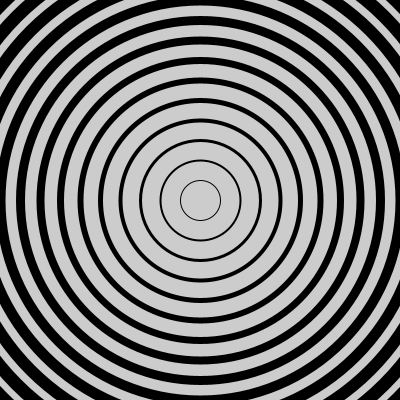
Frame 1 (no input)
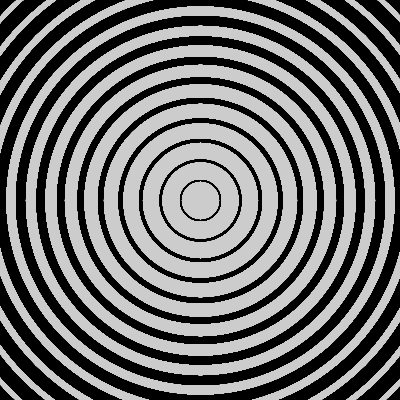
Frame 60 (the mouse pressed at the canvas centre just before this capture)
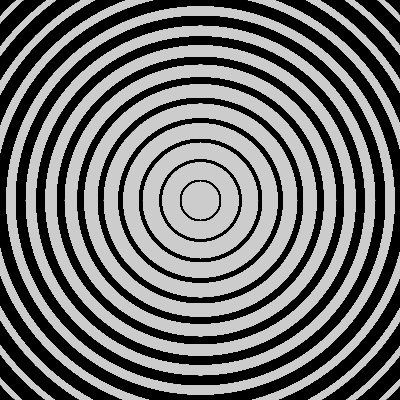
Frame 120 (the mouse held since frame 60 and released just before this capture)

The Processing sketch that drew these frames (run headless with seeded random() and noise(); from frame 60 on, the mouse is pressed at the canvas centre):

// Processing sketch: ej11g_for_degradez
// ── ej11g_for_degradez.pde

//Estructuras repetitivas: CICLO FOR

int tamAncho;

void setup(){
  size( 400, 400 );
  noFill();
  
  tamAncho = width / 10;

}

void draw(){
  
  for( int i = 0 ; i < 20 ; i++ ){  //contador de 0 a 19
    strokeWeight( i );
    circle( 200, 200, i*40 );  //40 = distancia entre circulos
  }

}
